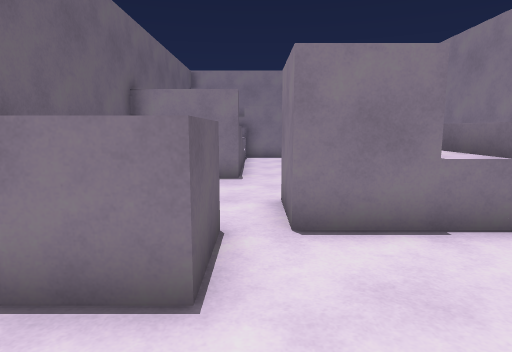
[1] (above)

14 first-person views from a walk through a Unity game level. The camera is 1.4 m above the floor, tilts 8° down and sees 75° across. The floor is counted in squares, 1 m on a side. Each view is taken from the middle of a square. On the plan, view 1 faces up. The plan holds only what a view shows up to about 15 squares ahead; the rest is blank. The place goes on beyond the plan. The player is left out.

[2]
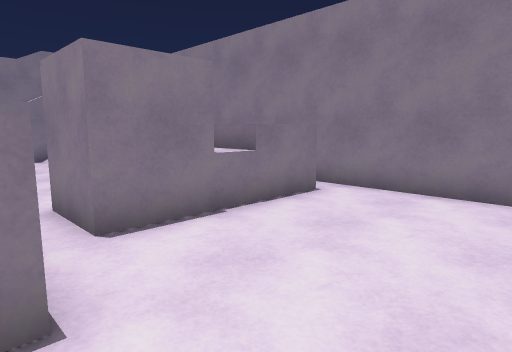

[3]
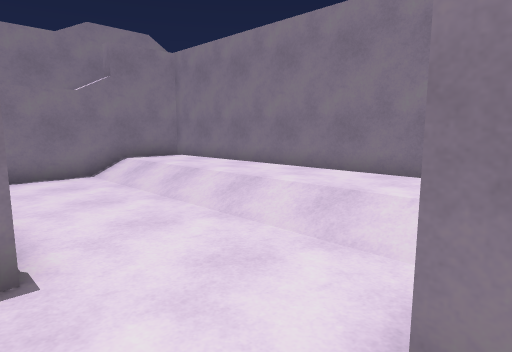

[4]
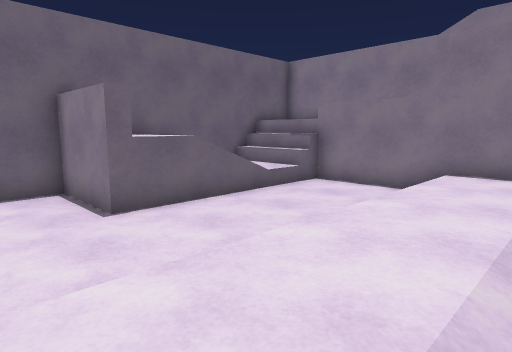

[5]
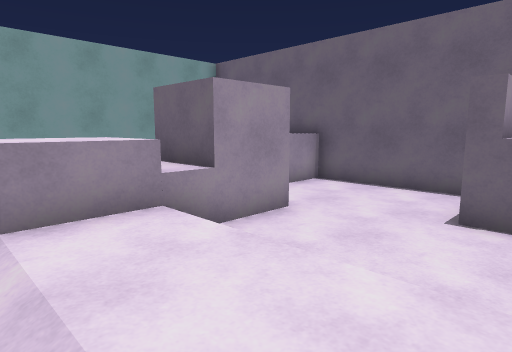

[6]
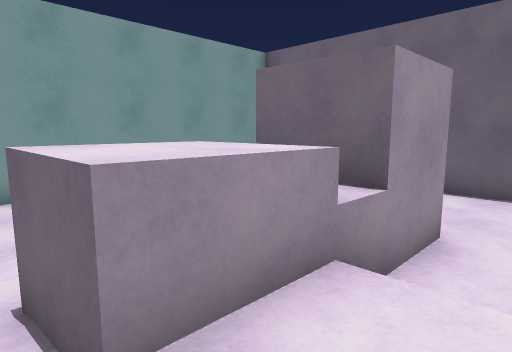

[7]
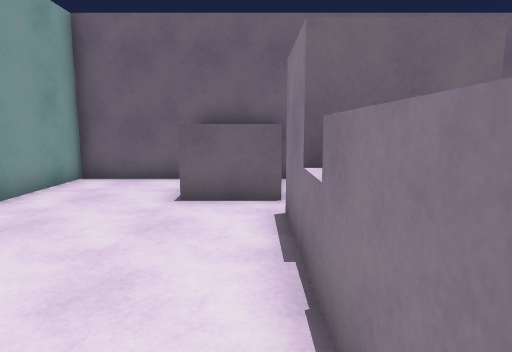

[8]
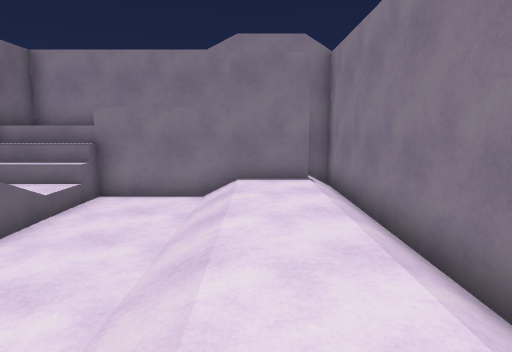

[9]
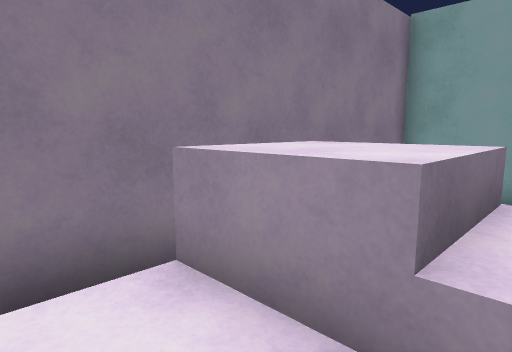

[10]
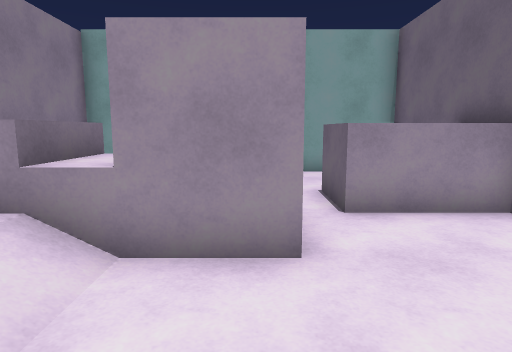

[11]
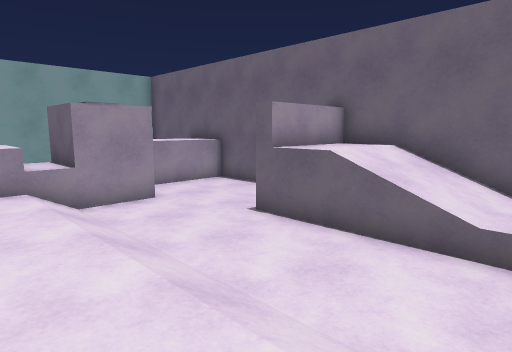

[12]
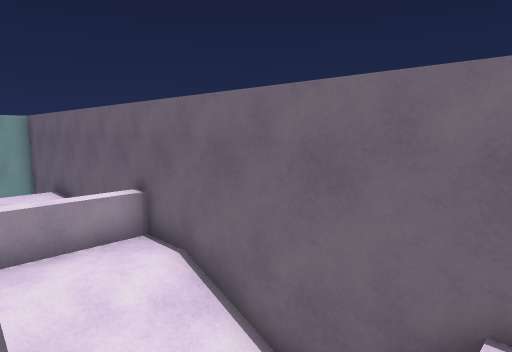

[13]
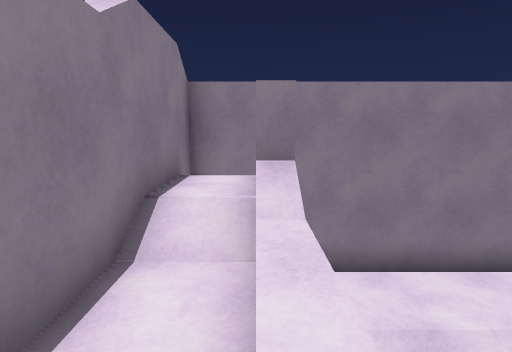

[14]
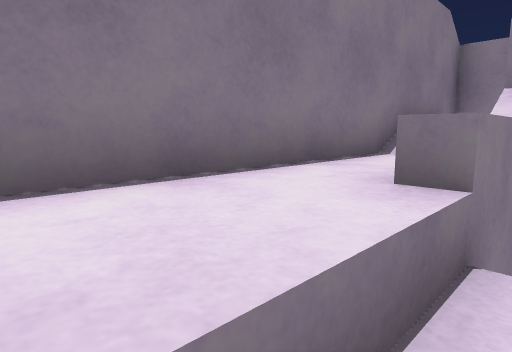

### Floor plan
Key: @ floor where view 1 was taken; # wall or solid block; . main floor; : floor 0.5 m higher than the main floor; + floor 1.5 m higher than the main floor; * floor 2 m higher than the main floor; % floor 2.5 m higher than the main floor; / step, stairs or slope; = window, fence, low wall or low ledge; ^ raised ledge.
Columns run from 4 left of view 1 to 7 right of it. Each row starts with its distance up from view 1.
 19 ############
 18 #******/%%/#
 17 #***///###/#
 16 #///.../::/#
 15 #:::.../::/#
 14 #:::.../::/#
 13 #///.../::/#
 12 #///.../::/#
 11 #+++.../::/#
 10 #^^^.../::/#
  9 #....../::/#
  8 #....../::/#
  7 #....../::/#
  6 #....##=+//#
  5 #....##=++.#
  4 #^^^.......#
  3 #^^^.......#
  2 #..........#
  1 #..........#
  0 #...@......#
 -1 ############

Positions as (right, up) in squares from view 1, and headings:
1: (0, 0), facing up
2: (-1, 0), facing up-right
3: (-1, 6), facing up-right
4: (6, 7), facing up-left
5: (6, 11), facing down-left
6: (6, 8), facing down-left
7: (6, 4), facing left
8: (4, 7), facing up
9: (3, 8), facing down-right
10: (1, 10), facing down
11: (5, 15), facing down-left
12: (0, 17), facing down-left
13: (-1, 17), facing right
14: (-3, 16), facing up-right
